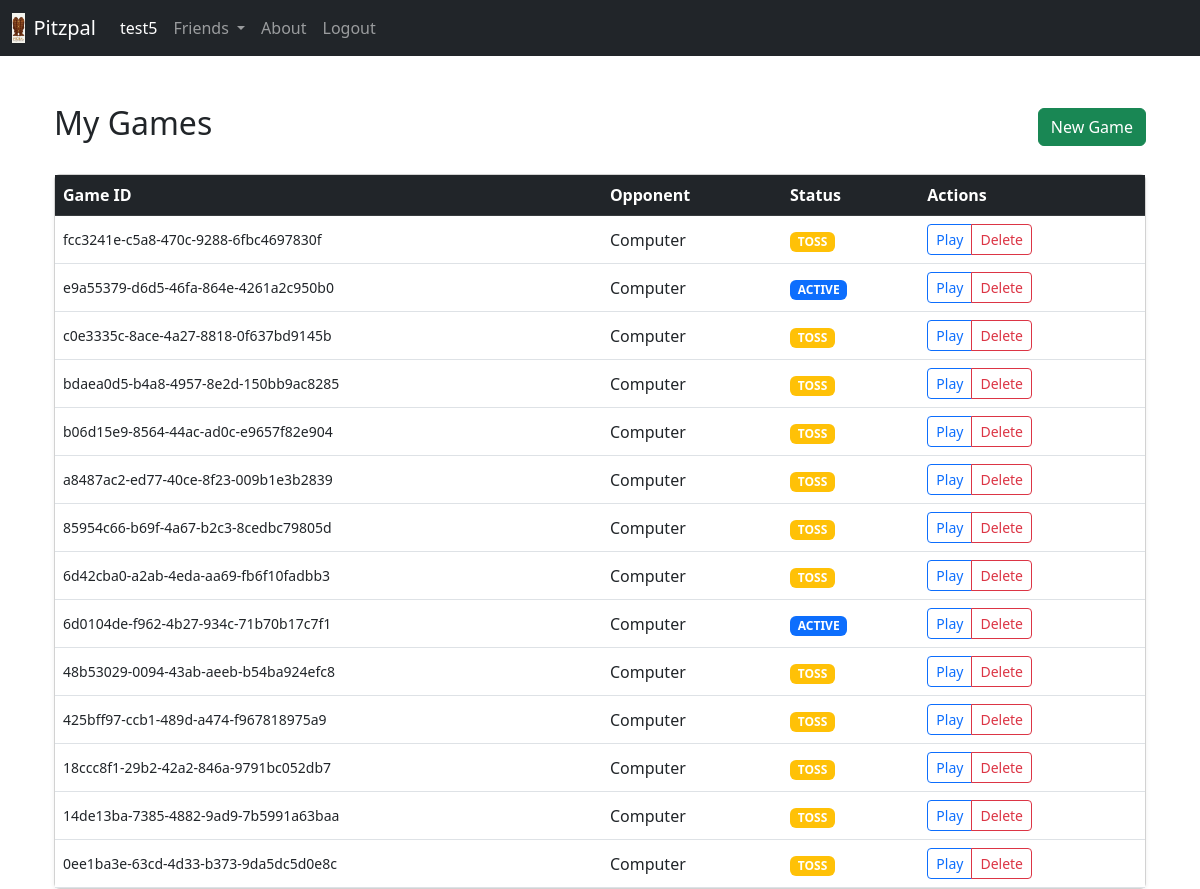
Page /game/my-games/ (signed in) on the earlier database version.
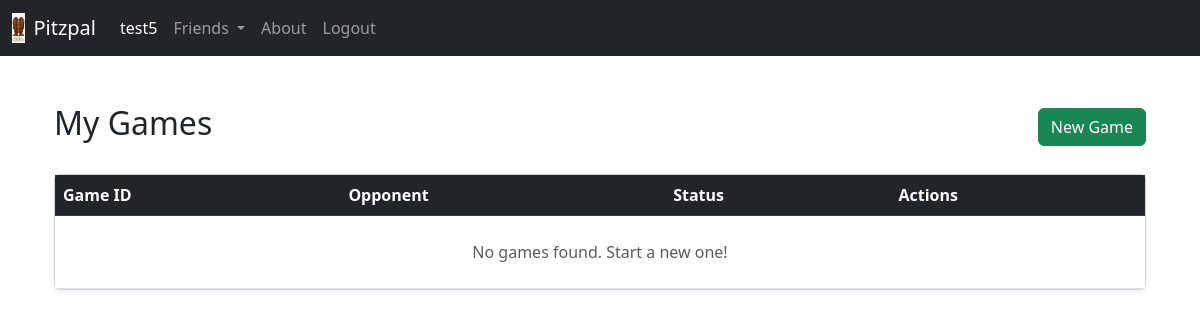
Same page on the later database version.
### crm/models.py (models this page shows, shortened)
class User(AbstractUser):
    ph = models.BigIntegerField(default=0)
    dob = models.DateField(default=datetime.date(2000, 1, 1))
    email = models.EmailField(unique=True)
    rating = models.IntegerField(default=100)
    wins = models.PositiveIntegerField(default=0)
    total = models.PositiveIntegerField(default=0)

### pitzpalgame/models.py (models this page shows, shortened)
class PitzpalGame(models.Model):
    id = models.UUIDField(primary_key=True, default=uuid.uuid4, editable=False)
    player1 = models.ForeignKey(
        settings.AUTH_USER_MODEL, on_delete=models.CASCADE, related_name="games_p1"
    )
    player2 = models.ForeignKey(
        settings.AUTH_USER_MODEL, on_delete=models.CASCADE, null=True, blank=True
    )
    game = models.JSONField()

### pitzpalgame/views.py (the view)
# urls.py: path("my-games/", views.game_list, name="game_list"),
@login_required
def game_list(request):
    games = PitzpalGame.objects.filter(
        player1=request.user
    ) | PitzpalGame.objects.filter(player2=request.user)
    return render(request, "home/game_list.html", {"games": games.order_by("-id")})

### home/templates/home/game_list.html (shortened to what this page needs)
{% extends 'common/base.html' %}
{% block content %}
<div class="container mt-5">
    <div class="d-flex justify-content-between align-items-center mb-4">
        <h2>My Games</h2>
        <a href="{% url 'api_new_game' %}" class="btn btn-success">New Game</a>
    </div>
    <div class="card shadow-sm">
        <div class="card-body p-0">
            <table class="table table-hover mb-0">
                <thead class="table-dark">
                    <tr>
                        <th>Game ID</th>
                        <th>Opponent</th>
                        <th>Status</th>
                        <th>Actions</th>
                    </tr>
                </thead>
                <tbody>
                    {% for game in games %}
                    <tr>
                        <td class="align-middle small">{{ game.id }}</td>
                        <td class="align-middle">
                            {% if game.player2 %}{{ game.player2.username }}{% else %}Computer{% endif %}
                        </td>
                        <td class="align-middle">
                            <span class="badge {% if game.game.Status == 'toss' %}bg-warning{% else %}bg-primary{% endif %}">
                                {{ game.game.Status|upper }}
                            </span>
                        </td>
                        <td class="align-middle">
                            <div class="btn-group">
                                <a href="/game/view/{{ game.id }}" class="btn btn-sm btn-outline-primary">Play</a>
                                <button class="btn btn-sm btn-outline-danger"
                                        onclick="confirmDelete('{{ game.id }}')">
                                    Delete
                                </button>
                            </div>
                        </td>
                    </tr>
                    {% empty %}
                    <tr>
                        <td colspan="4" class="text-center py-4 text-muted">No games found. Start a new one!</td>
                    </tr>
                    {% endfor %}
                </tbody>
            </table>
        </div>
    </div>
</div>
{% endblock %}

### home/templates/common/base.html (shortened to what this page needs)
<!doctype html>
<html lang="en">
    <head>
        <link
            href="https://cdn.jsdelivr.net/npm/bootstrap@5.3.0/dist/css/bootstrap.min.css"
            rel="stylesheet"
        />
    </head>
    <body>
        {% load static %}
        <nav class="navbar navbar-expand-lg navbar-dark bg-dark">
            <div class="container-fluid">
                <a class="navbar-brand d-flex align-items-center" href="#">
                            <img src="{% static 'images/logo.png' %}" alt="Pitzpal Logo" height="30" class="me-2">
                            <span>Pitzpal</span>
                </a>
                <div class="collapse navbar-collapse" id="navbarNav">
                    <ul class="navbar-nav">
                        <li class="nav-item">
                            <a class="nav-link active" href="/home">{{ user.username }}</a>
                        </li>
                        <li class="nav-item dropdown">
                            <a class="nav-link dropdown-toggle" href="#" id="friendsDropdown" role="button" data-bs-toggle="dropdown" aria-expanded="false">
                                        Friends
                            </a>
                        </li>
                        <li class="nav-item">
                            <a class="nav-link" href="/about">About</a>
                        </li>
                        <li class="nav-item">
                            {% if user.is_authenticated %}
                                <form action="{% url 'logout' %}" method="post" style="display: inline;">
                                    <button type="submit" class="nav-link" ">
                                        Logout
                                    </button>
                                </form>
                            {% endif %}
                        </li>
                    </ul>
                </div>
            </div>
        </nav>
        <div class="container mt-4">
            {% if user.is_authenticated %}
            {% block content %}{% endblock %}
            {% endif %}
        </div>
    </body>
</html>

Differences in the rows shown:
removed PitzpalGame: id "fcc3241e-c5a8-470c-9288-6fbc4697830f", shows "Computer", game.Status "TOSS"
removed PitzpalGame: id "e9a55379-d6d5-46fa-864e-4261a2c950b0", shows "Computer", game.Status "ACTIVE"
removed PitzpalGame: id "c0e3335c-8ace-4a27-8818-0f637bd9145b", shows "Computer", game.Status "TOSS"
removed PitzpalGame: id "bdaea0d5-b4a8-4957-8e2d-150bb9ac8285", shows "Computer", game.Status "TOSS"
removed PitzpalGame: id "b06d15e9-8564-44ac-ad0c-e9657f82e904", shows "Computer", game.Status "TOSS"
removed PitzpalGame: id "a8487ac2-ed77-40ce-8f23-009b1e3b2839", shows "Computer", game.Status "TOSS"
removed PitzpalGame: id "85954c66-b69f-4a67-b2c3-8cedbc79805d", shows "Computer", game.Status "TOSS"
removed PitzpalGame: id "6d42cba0-a2ab-4eda-aa69-fb6f10fadbb3", shows "Computer", game.Status "TOSS"
removed PitzpalGame: id "6d0104de-f962-4b27-934c-71b70b17c7f1", shows "Computer", game.Status "ACTIVE"
removed PitzpalGame: id "48b53029-0094-43ab-aeeb-b54ba924efc8", shows "Computer", game.Status "TOSS"
removed PitzpalGame: id "425bff97-ccb1-489d-a474-f967818975a9", shows "Computer", game.Status "TOSS"
removed PitzpalGame: id "18ccc8f1-29b2-42a2-846a-9791bc052db7", shows "Computer", game.Status "TOSS"
removed PitzpalGame: id "14de13ba-7385-4882-9ad9-7b5991a63baa", shows "Computer", game.Status "TOSS"
removed PitzpalGame: id "0ee1ba3e-63cd-4d33-b373-9da5dc5d0e8c", shows "Computer", game.Status "TOSS"
Other differences:
text now shown: "No games found. Start a new one!"
